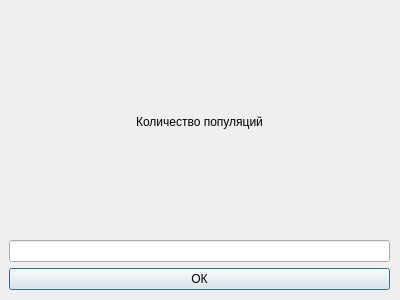
<?xml version="1.0" encoding="UTF-8"?>
<ui version="4.0">
 <class>Dialog</class>
 <widget class="QDialog" name="Dialog">
  <property name="geometry">
   <rect>
    <x>0</x>
    <y>0</y>
    <width>400</width>
    <height>300</height>
   </rect>
  </property>
  <property name="windowTitle">
   <string>Новая система</string>
  </property>
  <widget class="QWidget" name="verticalLayoutWidget">
   <property name="geometry">
    <rect>
     <x>9</x>
     <y>9</y>
     <width>381</width>
     <height>281</height>
    </rect>
   </property>
   <layout class="QVBoxLayout" name="verticalLayout">
    <item>
     <widget class="QLabel" name="label">
      <property name="text">
       <string>Количество популяций</string>
      </property>
      <property name="alignment">
       <set>Qt::AlignCenter</set>
      </property>
     </widget>
    </item>
    <item>
     <widget class="QLineEdit" name="lineEdit"/>
    </item>
    <item>
     <widget class="QPushButton" name="pushButton">
      <property name="text">
       <string>ОК</string>
      </property>
     </widget>
    </item>
   </layout>
  </widget>
 </widget>
 <resources/>
 <connections/>
</ui>
